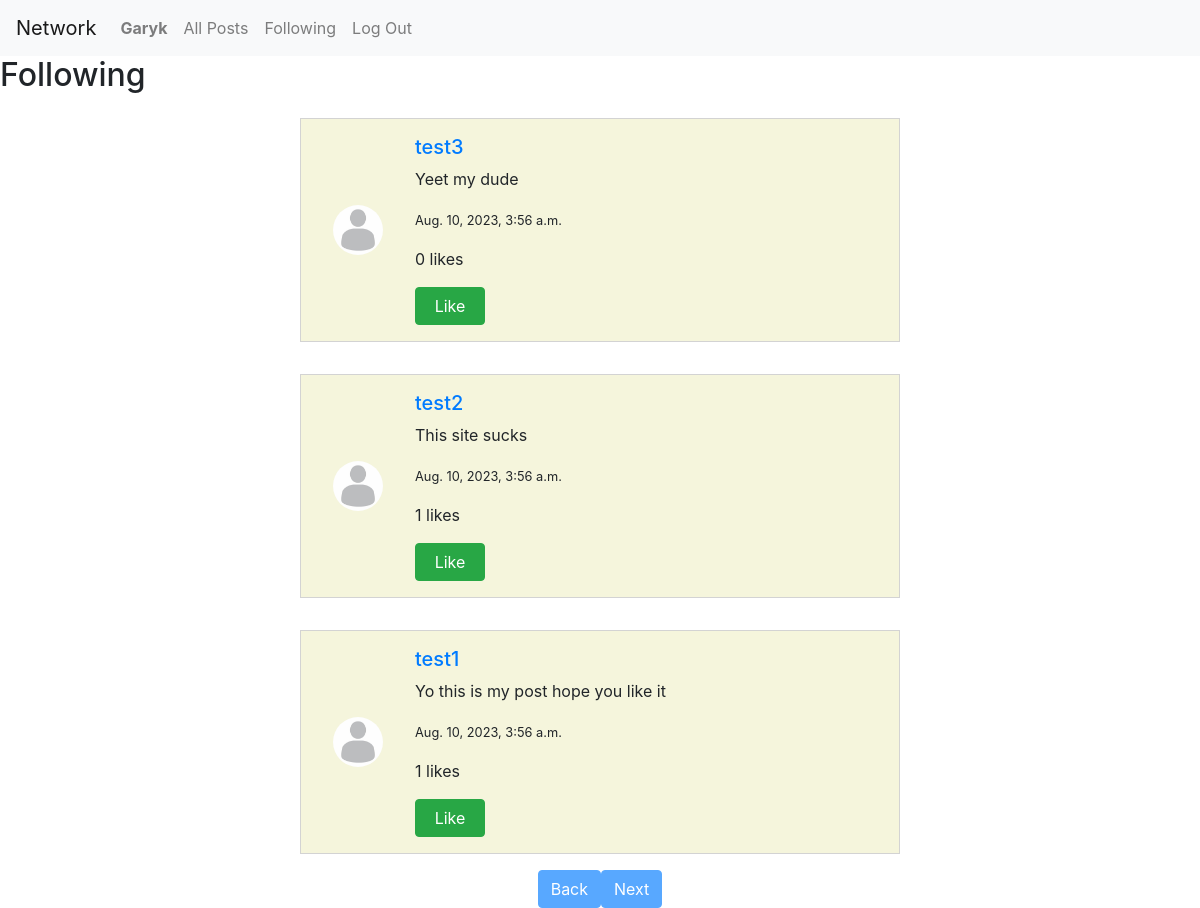
The app's page /following/ (signed in) with its own data.
### network/models.py (models this page shows)
class User(AbstractUser):
    pass

class Post(models.Model):
    user = models.ForeignKey(User, on_delete=models.CASCADE)
    content = models.CharField(max_length=300)
    timestamp = models.DateTimeField(default=timezone.now)

### network/views.py (the view)
# urls.py: path('following/', views.following, name='following')
def following(request):
    context = {}
    if request.user.is_authenticated:
        user_follows = Follower.objects.filter(follower = request.user).select_related('user').all()
        following_users = [follow.user for follow in user_follows]
        context['following_users'] = following_users
        posts = Post.objects.filter(user__in = following_users).all().order_by('-timestamp')
        indexed_posts = []
        for index, post in enumerate(posts, start=1):
            indexed_posts.append({'index': index, 'post':post})
        context['posts'] = indexed_posts
    return render(request, 'network/following.html', context)

### network/templates/network/following.html (shortened to what this page needs)
{% extends 'network/layout.html' %}
{% load static %}
{% block body %}
<h2>Following</h2>
<div class="posts">
  {% for post in posts %}
  <div class="post" data-index="{{post.index}}">
      <div class="post-profile">
          <img src="{% static 'images/profile-placeholder.jpg' %}" width="50px" height="50px" alt="profile-pic"/>
      </div>
      <div class="post-content">
          <h5><a href="{% url 'profile-page'  post.post.user.id %}" >{{ post.post.user }}</a></h5>
          <p>{{ post.post.content }}</p>
          <p><small>{{ post.post.timestamp }}</small></p>
          <p id="like_count_{{post.post.id}}">{{ post.post.likes.all.count }} likes</p>
          <button id="like_button_{{post.post.id}}" name="post_id" value="{{post.post.id}}" class="like_button btn {% if not post.post.id in user_likes %}btn-success{% else %}btn-danger{% endif %}" data-liked="{% if post.post.id in user_likes %}true{% else %}false{% endif %}" onclick="toggleLike({{post.post.id}})">{% if not post.post.id in user_likes %}Like{% else %}Unlike{% endif %}</button>
      </div>
  </div>
  {% endfor %}
  <div class="side-by-side">
    <button id="back-btn" class="btn btn-primary">Back</button>
    <button id="next-btn" class="btn btn-primary">Next</button>
  </div>
</div>
{% endblock %}

### network/templates/network/layout.html (shortened to what this page needs)
{% load static %}
<!DOCTYPE html>
<html lang="en">
    <head>
        <link rel="stylesheet" href="https://stackpath.bootstrapcdn.com/bootstrap/4.4.1/css/bootstrap.min.css">
        <link href="{% static 'network/styles.css' %}" rel="stylesheet">
    </head>
    <body>
        <nav class="navbar navbar-expand-lg navbar-light bg-light">
            <a class="navbar-brand" href="#">Network</a>
            <div>
              <ul class="navbar-nav mr-auto">
                {% if user.is_authenticated %}
                    <li class="nav-item">
                        <a class="nav-link" href="#"><strong>{{ user.username }}</strong></a>
                    </li>
                {% endif %}
                <li class="nav-item">
                  <a class="nav-link" href="{% url 'index' %}">All Posts</a>
                </li>
                {% if user.is_authenticated %}
                    <li class="nav-item">
                        <a class="nav-link" href="{% url 'following' %}">Following</a>
                    </li>
                    <li class="nav-item">
                        <a class="nav-link" href="{% url 'logout' %}">Log Out</a>
                    </li>
                {% endif %}
              </ul>
            </div>
          </nav>
        <div class="body">
            {% block body %}
            {% endblock %}
        </div>
    </body>
</html>

### network/static/network/styles.css (style rules this page uses)
.posts { display: flex; flex-direction: column; justify-content:left; align-items: center; }
.post { display:flex; justify-content: left; align-items: center; min-width :600px; max-width: 600px; min-height: 100px; border: 1px solid lightgrey; background-color: beige; margin: 1rem; padding: 1rem; }
.post img { margin:1rem; border-radius: 50px; margin-right:2rem; }
.post-content { display:flex ; flex-direction: column; justify-content: center; align-items: left; }
.like_button { max-width: 70px; }
.side-by-side { display: flex; justify-content: center; align-items: center; }

### records on screen
User: username "Garyk"
Post: post.user "test3", post.content "Yeet my dude", post.timestamp "Aug. 10, 2023, 3:56 a.m.", post.likes.all.count "0", shows "Like"
Post: post.user "test2", post.content "This site sucks", post.timestamp "Aug. 10, 2023, 3:56 a.m.", post.likes.all.count "1", shows "Like"
Post: post.user "test1", post.content "Yo this is my post hope you like it", post.timestamp "Aug. 10, 2023, 3:56 a.m.", post.likes.all.count "1", shows "Like"
